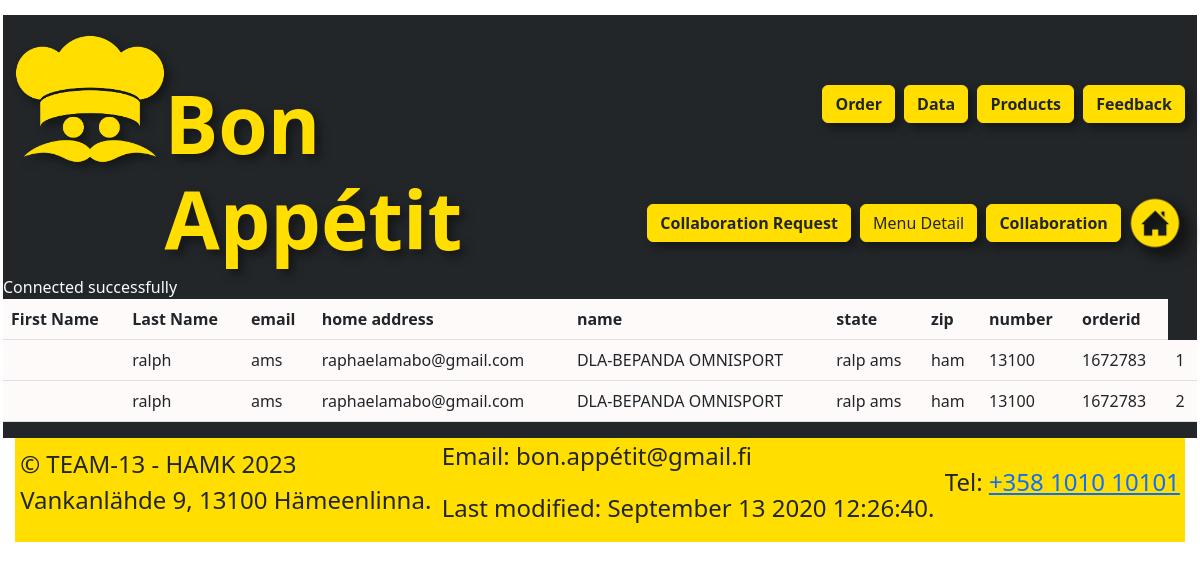
Page /seedata.php on the committed database.
### tables this page shows
CREATE TABLE `paymentinfo` (
  `fname` varchar(60) NOT NULL,
  `lname` varchar(60) NOT NULL,
  `email` varchar(60) NOT NULL,
  `address` varchar(60) NOT NULL,
  `name` varchar(60) NOT NULL,
  `state` varchar(60) NOT NULL,
  `zip` int NOT NULL,
  `number` int NOT NULL,
  `orderid` int NOT NULL
);

### seedata.php (the view, shortened to what this page needs)
<?php
include 'header1.php';
include 'db1.php';
$sql = "SELECT * FROM paymentinfo";
$result = $conn ->query($sql);
if($result->num_rows > 0){
echo"
<table class='table'>
<tr><th>First Name</th><th>Last Name</th><th>email</th><th>home address</th><th>name</th><th>state</th><th>zip</th><th>number</th><th>orderid</th></tr>";
while($row=$result ->fetch_assoc()){
echo"<tr>
<td><a href='updatedata.php?id=$row[id]'>$row[id]</a></td>
<td>$row[fname]</td>
<td>$row[lname]</td>
<td>$row[email]</td>
<td>$row[address]</td>
<td>$row[name]</td>
<td>$row[state]</td>
<td>$row[zip]</td>
<td>$row[number]</td>
<td>$row[orderid]</td>
</tr>";
}
echo "</table>";
}
else{
    echo "no Results";
}
?>
<?php include "footer1.php"?>

### seedata.php (style rules this page uses)
.table>:not(caption)>*>* { background-color: snow; }

### rows in the picture
paymentinfo: fname "ralph", lname "ams", email "raphaelamabo@gmail.com", address "DLA-BEPANDA OMNISPORT", name "ralp ams", state "ham", zip "13100", number "1672783", orderid "1"
paymentinfo: fname "ralph", lname "ams", email "raphaelamabo@gmail.com", address "DLA-BEPANDA OMNISPORT", name "ralp ams", state "ham", zip "13100", number "1672783", orderid "2"

### other values in the picture
$lastModified "September 13 2020 12:26:40."
